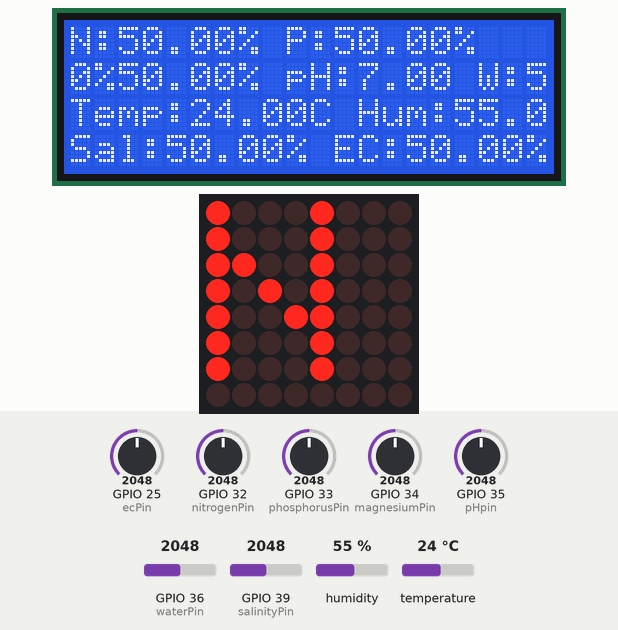
Simulated run of this sketch. Board: ESP32. Parts: 20×4 character LCD, 8×8 LED matrix. The test bench sets the inputs (shaded band); at power-on: GPIO 25 (ecPin) = 2048, GPIO 32 (nitrogenPin) = 2048, GPIO 33 (phosphorusPin) = 2048, GPIO 34 (magnesiumPin) = 2048, GPIO 35 (pHpin) = 2048, GPIO 36 (waterPin) = 2048, GPIO 39 (salinityPin) = 2048, humidity 55 %, temperature 24 °C. What the sketch prints to the serial monitor is not drawn.

Above: at 3.2 s.
3.3 s: GPIO 25 (ecPin) set to 447
At 4.8 s:
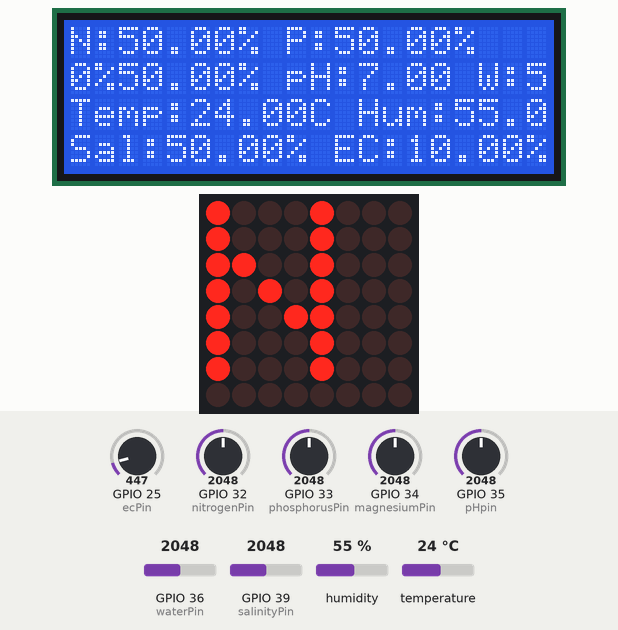
6.1 s: GPIO 25 (ecPin) set to 373
At 7.3 s:
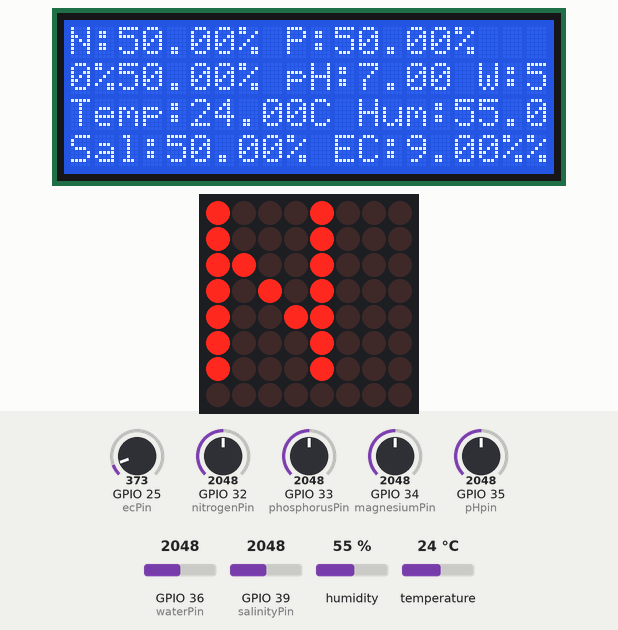
8.9 s: GPIO 32 (nitrogenPin) set to 453
At 11.1 s:
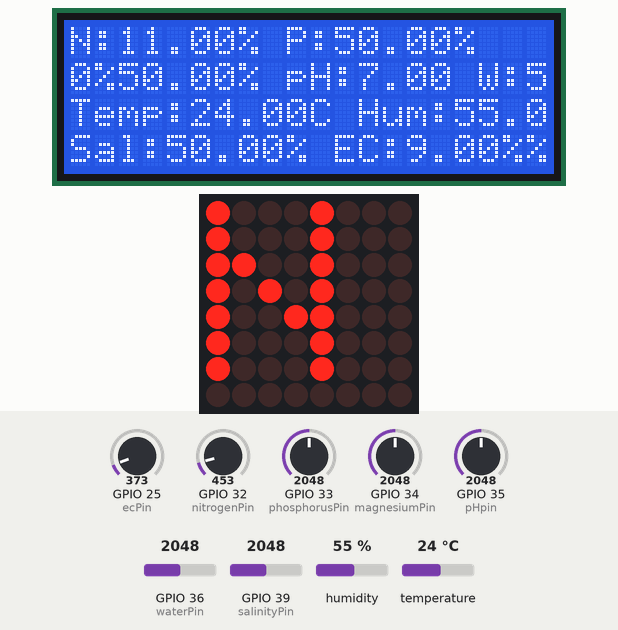
12.0 s: GPIO 32 (nitrogenPin) set to 387
At 13.6 s:
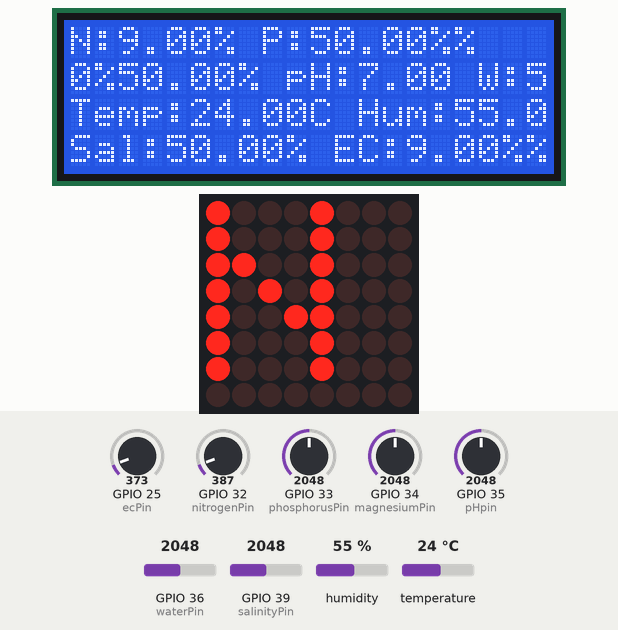
14.8 s: GPIO 33 (phosphorusPin) set to 437
At 17.3 s:
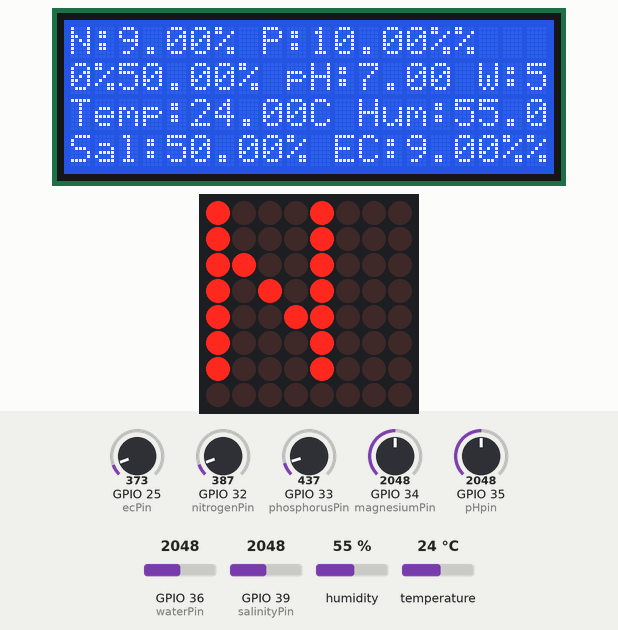
20.9 s: GPIO 33 (phosphorusPin) set to 375
At 22.2 s:
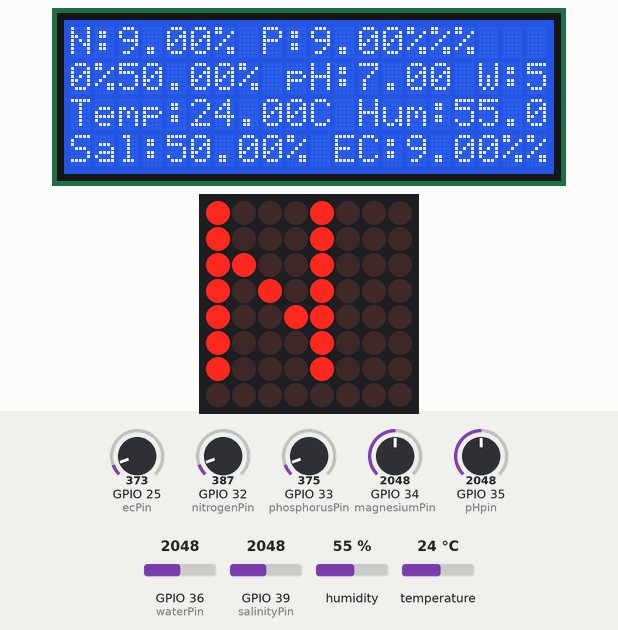
Timing chart, 0 to 23.9 s (numbered marks = the images above; inputs shaded):
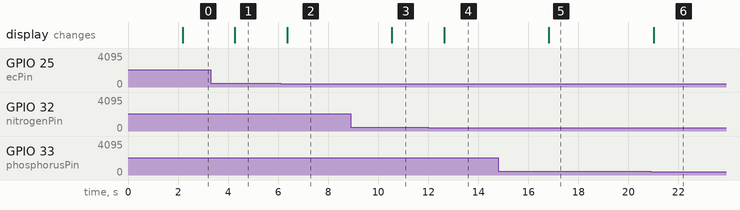

The sketch:

sketch.ino
```cpp
#include <Wire.h>
#include <LiquidCrystal_I2C.h>
#include "DHT.h"
#include <Adafruit_GFX.h>
#include <Adafruit_LEDBackpack.h>

#define DHTPIN 15
#define DHTTYPE DHT22

const int nitrogenPin = 32;
const int phosphorusPin = 33;
const int magnesiumPin = 34;
const int pHpin = 35;
const int waterPin = 36;
const int salinityPin = 39;
const int ecPin = 25;

DHT dht(DHTPIN, DHTTYPE);
LiquidCrystal_I2C lcd(0x27, 20, 4);
Adafruit_8x8matrix matrix = Adafruit_8x8matrix();

void setup() {
  lcd.begin(20, 4);
  lcd.backlight();

  dht.begin();
  Serial.begin(115200);
  matrix.begin(0x70);  // Initialize LED matrix

  lcd.setCursor(0, 0);
  lcd.print("Soil Monitoring");
  lcd.setCursor(0, 1);
  lcd.print("System");
  delay(2000);
  lcd.clear();
}

void loop() {
  int nitrogenValue = analogRead(nitrogenPin);
  int phosphorusValue = analogRead(phosphorusPin);
  int magnesiumValue = analogRead(magnesiumPin);
  int pHValue = analogRead(pHpin);
  int waterValue = analogRead(waterPin);
  int salinityValue = analogRead(salinityPin);
  int ecValue = analogRead(ecPin);

  float temperature = dht.readTemperature();
  float humidity = dht.readHumidity();

  float nitrogen = map(nitrogenValue, 0, 4095, 0, 100);
  float phosphorus = map(phosphorusValue, 0, 4095, 0, 100);
  float magnesium = map(magnesiumValue, 0, 4095, 0, 100);
  float pH = map(pHValue, 0, 4095, 0, 14);
  float water = map(waterValue, 0, 4095, 0, 100);
  float salinity = map(salinityValue, 0, 4095, 0, 100);
  float ec = map(ecValue, 0, 4095, 0, 100);

  Serial.print("Nitrogen: ");
  Serial.print(nitrogen);
  Serial.print("% ");
  Serial.print("Phosphorus: ");
  Serial.print(phosphorus);
  Serial.print("% ");
  Serial.print("Magnesium: ");
  Serial.print(magnesium);
  Serial.print("% ");
  Serial.print("pH: ");
  Serial.print(pH);
  Serial.print(" ");
  Serial.print("Water: ");
  Serial.print(water);
  Serial.print("% ");
  Serial.print("Temp: ");
  Serial.print(temperature);
  Serial.print("C ");
  Serial.print("Humidity: ");
  Serial.print(humidity);
  Serial.print("% ");
  Serial.print("Salinity: ");
  Serial.print(salinity);
  Serial.print("% ");
  Serial.print("EC: ");
  Serial.print(ec);
  Serial.println("%");

  lcd.setCursor(0, 0);
  lcd.print("N:");
  lcd.print(nitrogen);
  lcd.print("% P:");
  lcd.print(phosphorus);
  lcd.print("%");

  lcd.setCursor(0, 1);
  lcd.print("M:");
  lcd.print(magnesium);
  lcd.print("% pH:");
  lcd.print(pH);
  lcd.print(" W:");
  lcd.print(water);
  lcd.print("%");

  lcd.setCursor(0, 2);
  lcd.print("Temp:");
  lcd.print(temperature);
  lcd.print("C Hum:");
  lcd.print(humidity);
  lcd.print("%");

  lcd.setCursor(0, 3);
  lcd.print("Sal:");
  lcd.print(salinity);
  lcd.print("% EC:");
  lcd.print(ec);
  lcd.print("%");

  matrix.clear();
  matrix.setCursor(0, 0);
  matrix.print("N: ");
  matrix.print(nitrogen);
  matrix.writeDisplay();

  delay(2000);
}
```

Measured:
- the behaviour switches between 410 and 409 on GPIO 25 (ecPin) (found by bisection; images 1 and 2)
- the behaviour switches between 410 and 409 on GPIO 32 (nitrogenPin) (found by bisection; images 3 and 4)
- the behaviour switches between 410 and 409 on GPIO 33 (phosphorusPin) (found by bisection; images 5 and 6)
- after the input at 3.3 s, the display: changes after 0.97 s (image 1)
- after the input at 6.1 s, the display: changes after 0.27 s (image 2)
- after the input at 8.9 s, the display: changes after 1.6 s (image 3)
- after the input at 12.0 s, the display: changes after 0.64 s (image 4)
- after the input at 14.8 s, the display: changes after 2.0 s (image 5)
- after the input at 20.9 s, the display: changes after 0.10 s (image 6)
